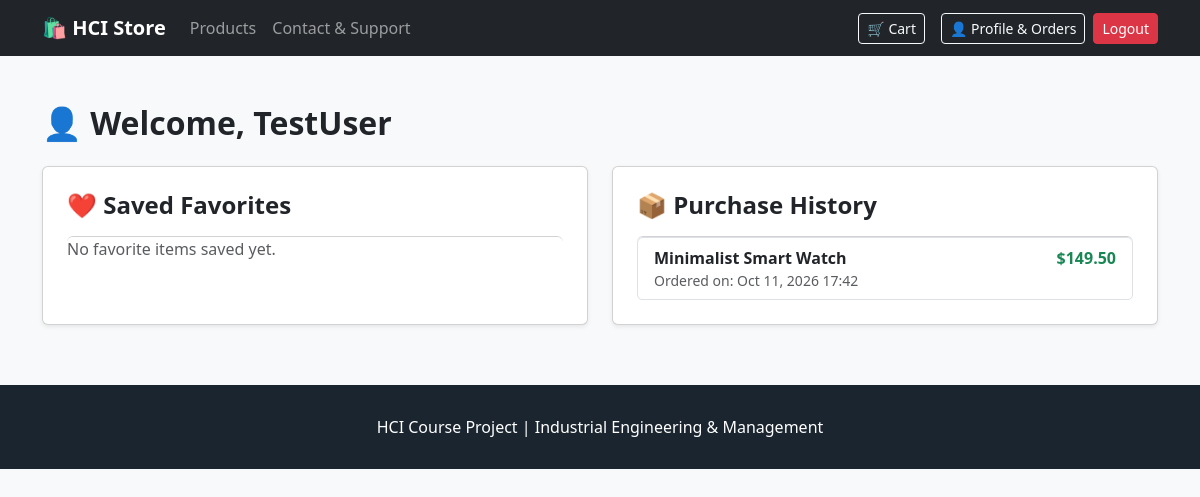
Screenshot of /profile/ (signed in) with the database file from the repository.
### web/models.py (models this page shows, shortened)
class Order(models.Model):
    user = models.ForeignKey(User, on_delete=models.CASCADE, related_name='orders')
    product = models.ForeignKey(Product, on_delete=models.CASCADE)
    quantity = models.IntegerField(default=1)
    total_price = models.DecimalField(max_digits=10, decimal_places=2)
    created_at = models.DateTimeField(auto_now_add=True)

class Product(models.Model):
    name = models.CharField(max_length=200)
    brand = models.CharField(max_length=100)
    price = models.DecimalField(max_digits=10, decimal_places=2)
    description = models.TextField()
    category = models.CharField(max_length=100, default="General")
    image = models.ImageField(upload_to='products/', blank=True, null=True)
    image_url = models.URLField(blank=True, null=True, default="https://via.placeholder.com/300")
    created_at = models.DateTimeField(auto_now_add=True)

### web/views.py (the view)
# urls.py: path('profile/', views.profile, name='profile'),
@login_required
def profile(request):
    favorites = Favorite.objects.filter(user=request.user).select_related('product')
    orders = Order.objects.filter(user=request.user).select_related('product').order_by('-created_at')
    return render(request, 'profile.html', {
        'favorites': favorites,
        'orders': orders,
        'is_admin': is_admin_user(request.user)
    })

### web/views.py (called while the page is built)
def is_admin_user(user):
    return user.is_authenticated and (user.is_superuser or user.email.lower() in [e.lower() for e in ADMIN_EMAILS])

### templates/profile.html (shortened to what this page needs)
{% extends 'base.html' %}
{% block content %}
<h2 class="fw-bold mb-4">👤 Welcome, {{ user.username }}</h2>
<div class="row g-4 mb-5">
    <div class="col-md-6">
        <div class="card shadow-sm p-4 h-100">
            <h4 class="fw-bold mb-3">❤️ Saved Favorites</h4>
            <div class="list-group">
                {% for fav in favorites %}
                    <div class="list-group-item d-flex justify-content-between align-items-center">
                        <div>
                            <strong>{{ fav.product.name }}</strong>
                            <div class="text-muted small">${{ fav.product.price }}</div>
                        </div>
                        <a href="{% url 'product_detail' fav.product.id %}" class="btn btn-sm btn-outline-primary">View</a>
                    </div>
                {% empty %}
                    <p class="text-muted">No favorite items saved yet.</p>
                {% endfor %}
            </div>
        </div>
    </div>
    <div class="col-md-6">
        <div class="card shadow-sm p-4 h-100">
            <h4 class="fw-bold mb-3">📦 Purchase History</h4>
            <div class="list-group">
                {% for order in orders %}
                    <div class="list-group-item">
                        <div class="d-flex justify-content-between">
                            <strong>{{ order.product.name }}</strong>
                            <span class="text-success fw-bold">${{ order.total_price }}</span>
                        </div>
                        <div class="text-muted small">Ordered on: {{ order.created_at|date:"M d, Y H:i" }}</div>
                    </div>
                {% empty %}
                    <p class="text-muted">No previous orders found.</p>
                {% endfor %}
            </div>
        </div>
    </div>
</div>
{% endblock %}

### templates/base.html (style rules this page uses)
body { font-family: system-ui, -apple-system, sans-serif; background-color: #f8f9fa; }

### rows the page displays
Order: product.name "Minimalist Smart Watch", total_price "149.50", created_at "Oct 11, 2026 17:42"

### other values shown
{{ user.username }} "TestUser"
